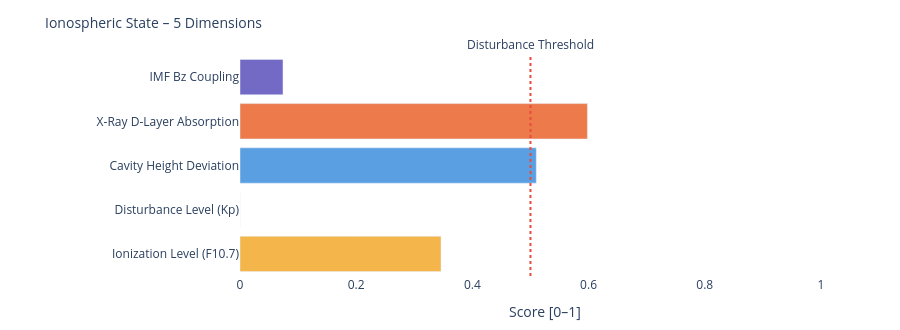

Source (notebook cell):
### Markdown cell above
---
### 📐 Systemic Insight: Geometric Cavity vs. Real Schumann Resonance

**Relevant for:** Layer 6 = delta analysis &nbsp;|&nbsp; Layer 7 = feature vector / system interpretation

A cavity height change from 80 km to 70 km shifts the **idealized geometric frequencies** only minimally:

| Modus | Aktuell | Referenz | Δ |
|-------|---------|----------|---|
| SR-1 | 10.4762 Hz | 10.4599 Hz | +16 mHz |
| SR-2 | 18.1452 Hz | 18.1171 Hz | +28 mHz |
| SR-3 | 25.6612 Hz | 25.6215 Hz | +40 mHz |
| SR-4 | 33.1285 Hz | 33.0772 Hz | +51 mHz |

The geometric effect is limited because 10 km is very small compared to Earth's radius (~6371 km).

**Consequence:** Real Schumann deviations are likely driven more strongly by **conductivity, damping, day/night structure, lightning distribution and source geometry** than by pure cavity height.

---

**Layer 6 compares:**
```
geometric Δ from Layer 4  vs.  observed Δ from real Schumann measurement data
```

**Layer 7 Feature:**
```
If real Δ >> geometric Δ  →  non-geometric factors dominant
```

### Code cell
# ============================================================
# IONOSPHERIC STATE – Summary gauge
# Five dimensions: ionization, disturbance, cavity height, X-Ray, Bz coupling
# ============================================================

def norm(v, lo, hi):
    if v is None: return None
    return round(max(0.0, min(1.0, (v - lo) / (hi - lo))), 3)

# Ionization level (F10.7 → F2-Layer)
ioniz = norm(f107_val, 60, 250)

# Disturbance level (Kp → E/F-Layer irregularities)
disturb = norm(kp_val, 0, 9)

# Cavity height deviation from reference (80 km)
h_dev = norm(abs(h_eff - 80), 0, 20)

# X-Ray ionization (D-Layer absorption)
xray_ioniz = None
if xray_now is not None:
    xray_ioniz = norm(math.log10(max(xray_now, 1e-9)) + 9, 0, 5)

# Bz coupling (southward Bz → stronger magnetosphere-ionosphere coupling)
bz_coupling = norm(-(bz_now or 0), -5, 30) if bz_now is not None else None

dims = [
    ('Ionization Level (F10.7)',    ioniz,      '#F2A623'),
    ('Disturbance Level (Kp)',      disturb,    '#7F77DD'),
    ('Cavity Height Deviation',     h_dev,      '#378ADD'),
    ('X-Ray D-Layer Absorption',    xray_ioniz, '#E85D24'),
    ('IMF Bz Coupling',             bz_coupling,'#534AB7'),
]

fig = go.Figure()
for name, val, col in dims:
    if val is not None:
        h = int(val * 20)
        bar = '█' * h + '░' * (20 - h)
        label = f'{name}:  {bar}  {val:.3f}'
    else:
        label = f'{name}:  {"─" * 20}  n/a'
    fig.add_trace(go.Bar(
        x=[val if val is not None else 0],
        y=[name],
        orientation='h',
        marker_color=col, opacity=0.82,
        showlegend=False
    ))

fig.add_vline(x=0.5, line_dash='dot', line_color='#e74c3c',
              annotation_text='Disturbance Threshold', annotation_position='top')
fig.update_layout(
    title=dict(text='Ionospheric State – 5 Dimensions', font=dict(size=14)),
    xaxis=dict(title='Score [0–1]', range=[0, 1.05]),
    height=330, plot_bgcolor='rgba(0,0,0,0)', paper_bgcolor='rgba(0,0,0,0)',
    margin=dict(l=240, r=50, t=55, b=40)
)
fig.show()

print(f'\nIonospheric state:')
for name, val, _ in dims:
    print(f'  {name:<35} {val:.3f}' if val is not None else f'  {name:<35} n/a')

### Figure 1 — Plotly figure (JSON) as saved in the notebook; plotly's stock layout.template omitted (floating-point values rounded to 4 significant figures)
{"data": [{"marker": {"color": "#F2A623"}, "opacity": 0.82, "orientation": "h", "showlegend": false, "type": "bar", "x": [0.346], "y": ["Ionization Level (F10.7)"]}, {"marker": {"color": "#7F77DD"}, "opacity": 0.82, "orientation": "h", "showlegend": false, "type": "bar", "x": [0.0], "y": ["Disturbance Level (Kp)"]}, {"marker": {"color": "#378ADD"}, "opacity": 0.82, "orientation": "h", "showlegend": false, "type": "bar", "x": [0.51], "y": ["Cavity Height Deviation"]}, {"marker": {"color": "#E85D24"}, "opacity": 0.82, "orientation": "h", "showlegend": false, "type": "bar", "x": [0.598], "y": ["X-Ray D-Layer Absorption"]}, {"marker": {"color": "#534AB7"}, "opacity": 0.82, "orientation": "h", "showlegend": false, "type": "bar", "x": [0.074], "y": ["IMF Bz Coupling"]}], "layout": {"annotations": [{"showarrow": false, "text": "Disturbance Threshold", "x": 0.5, "xanchor": "center", "xref": "x", "y": 1, "yanchor": "bottom", "yref": "y domain"}], "height": 330, "margin": {"b": 40, "l": 240, "r": 50, "t": 55}, "paper_bgcolor": "rgba(0,0,0,0)", "plot_bgcolor": "rgba(0,0,0,0)", "shapes": [{"line": {"color": "#e74c3c", "dash": "dot"}, "type": "line", "x0": 0.5, "x1": 0.5, "xref": "x", "y0": 0, "y1": 1, "yref": "y domain"}], "title": {"font": {"size": 14}, "text": "Ionospheric State – 5 Dimensions"}, "xaxis": {"range": [0, 1.05], "title": {"text": "Score [0–1]"}}}}
